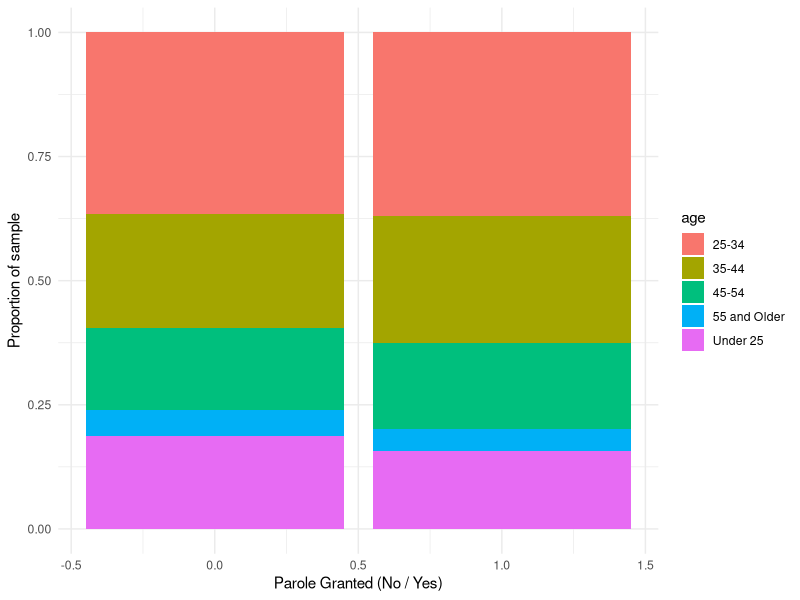
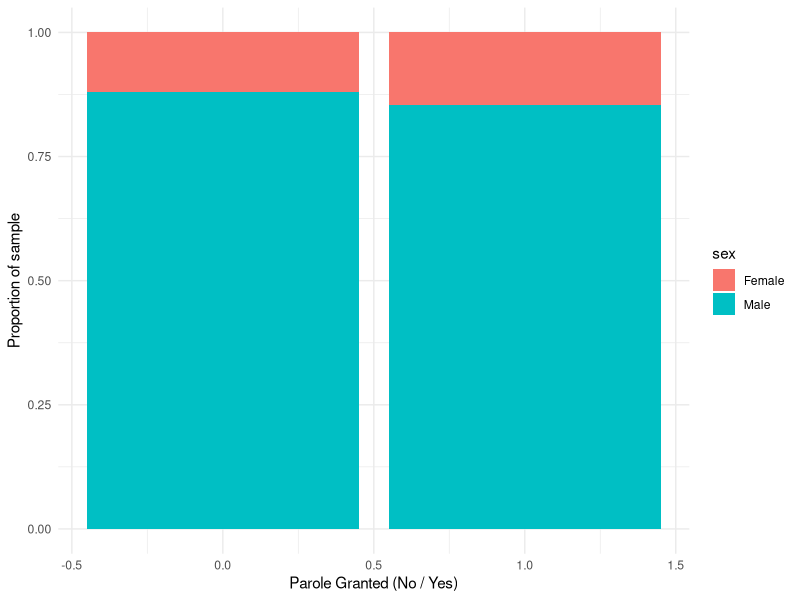
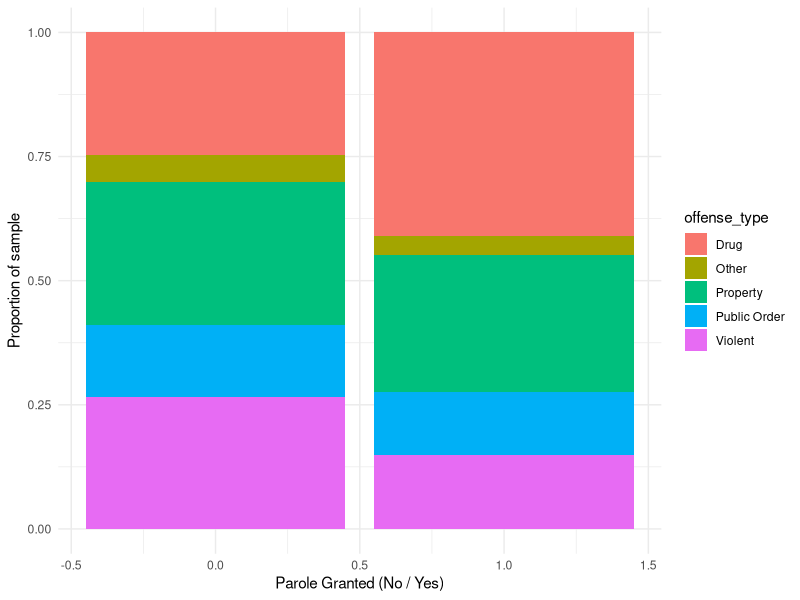
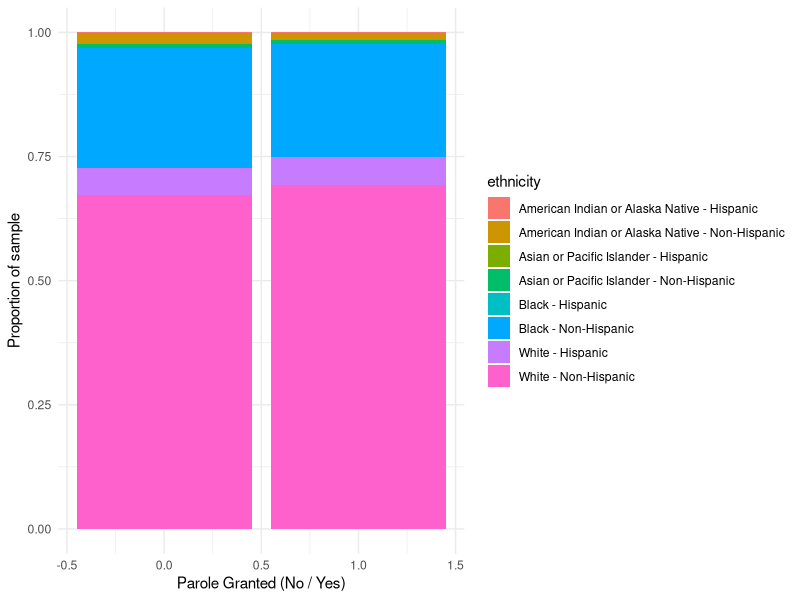
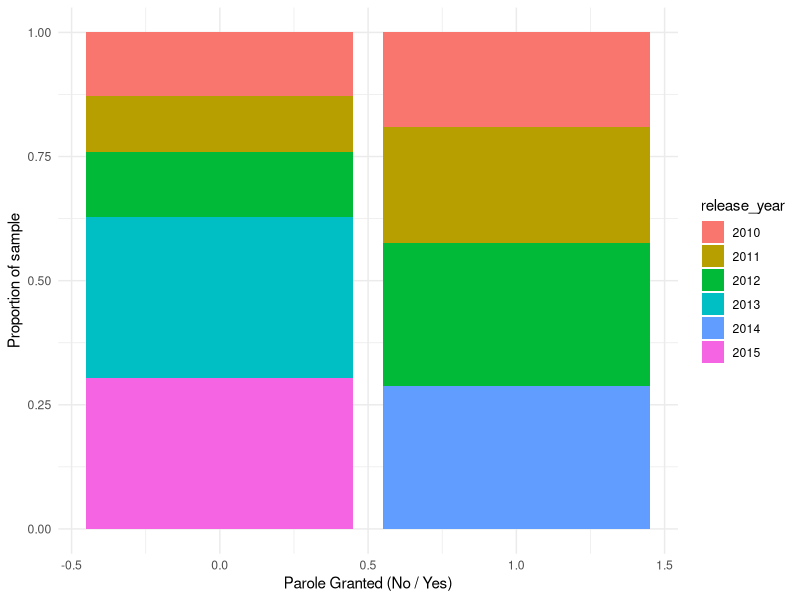
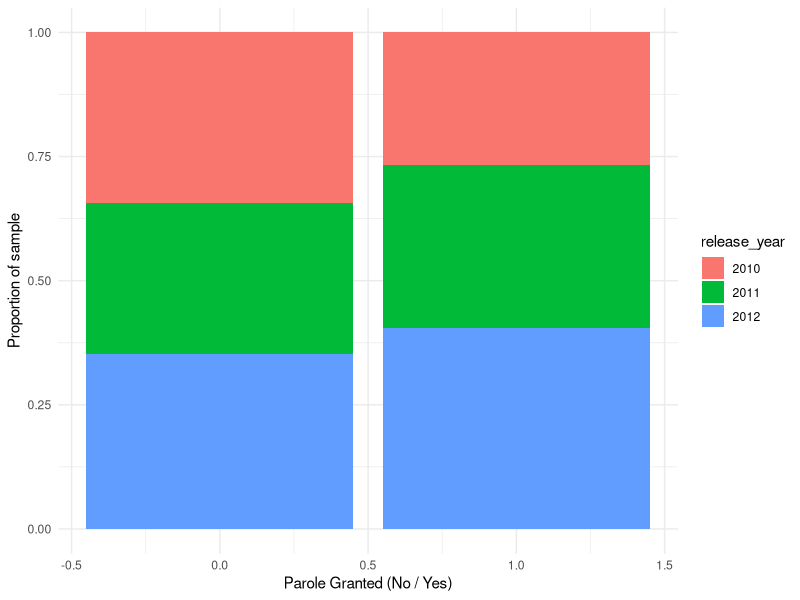

Write the R code that produced these figures, in order. (Note: this script raises an error after producing the figures.)
library(tidyverse)
library(broom)
library(dplyr)
library(knitr)
library(formattable)

# load in data
# make sure working directory is set to folder containing the file
recidivism_data <- read.csv("3-Year_Recidivism_for_Offenders_Released_from_Prison_in_Iowa.csv")

#rename some columns so they're easier to work with
names(recidivism_data)[names(recidivism_data) == "Return.to.Prison"] <- "recidivist"
names(recidivism_data)[names(recidivism_data) == "Race...Ethnicity"] <- "ethnicity"
names(recidivism_data)[names(recidivism_data) == "Convicting.Offense.Classification"] <- "offense_class"
names(recidivism_data)[names(recidivism_data) == "Offense.Type"] <- "offense_type"
names(recidivism_data)[names(recidivism_data) == "Offense.Subtype"] <- "offense_subtype"
names(recidivism_data)[names(recidivism_data) == "Main.Supervising.District"] <- "district"
names(recidivism_data)[names(recidivism_data) == "Release.Type"] <- "release_type"
names(recidivism_data)[names(recidivism_data) == "Age.At.Release"] <- "age"
names(recidivism_data)[names(recidivism_data) == "Fiscal.Year.Released"] <- "release_year"
names(recidivism_data)[names(recidivism_data) == "Sex"] <- "sex"

# turn missing and false NA values into NAs, then remove NAs
recidivism_data[recidivism_data == ""] <- NA
recidivism_data[recidivism_data == "N/A -"] <- NA
drop_na(recidivism_data, recidivist, release_type, age, sex, ethnicity, offense_type, offense_subtype)

# Remove unclear ethnicity values
recidivism_data <- subset(recidivism_data, ethnicity != "White -" )
recidivism_data <- subset(recidivism_data, ethnicity != "Black -" )

# define parole, full_sentence and special sentence dummy variables
recidivism_data <- recidivism_data %>%
  mutate(parole = ifelse(release_type == "Parole", 1, 0))

recidivism_data <- recidivism_data %>%
  mutate(full_sentence = ifelse(release_type == "Discharged End of Sentence", 1, 0))

recidivism_data <- recidivism_data %>%
  mutate(special_sentence = ifelse(release_type == "Special Sentence", 1, 0))

# figure out which split makes more sense based on sample sizes
count(recidivism_data, parole == 1)
count(recidivism_data, full_sentence == 1)
count(recidivism_data, special_sentence == 1)

# establish control and treatment groups are similar

# distribution: age
ggplot(data = recidivism_data) +
    geom_bar(
        mapping = aes(x = parole, fill = age),
        position = "fill"
        ) + 
    labs(
        x = "Parole Granted (No / Yes)",
        y = "Proportion of sample"
        ) +
    theme_minimal()

# distribution: sex
ggplot(data = recidivism_data) +
  geom_bar(
    mapping = aes(x = parole, fill = sex),
    position = "fill"
  ) + 
  labs(
    x = "Parole Granted (No / Yes)",
    y = "Proportion of sample"
  ) +
  theme_minimal()

# distribution: offense_type
ggplot(data = recidivism_data) +
  geom_bar(
      mapping = aes(x = parole, fill = offense_type), 
      position = "fill"
      ) + 
  labs(
    x = "Parole Granted (No / Yes)",
    y = "Proportion of sample"
    ) +
  theme_minimal()

# distribution: ethnicity
ggplot(data = recidivism_data) +
  geom_bar(
    mapping = aes(x = parole, fill = ethnicity),
    position = "fill"
    ) + 
  labs(
    x = "Parole Granted (No / Yes)",
    y = "Proportion of sample"
    ) +
  theme_minimal()

# distribution: release year
recidivism_data$release_year <- as.factor(recidivism_data$release_year)

ggplot(data = recidivism_data) +
  geom_bar(
    mapping = aes(x = parole, fill = release_year),
    position = "fill"
    ) +
  labs(
    x = "Parole Granted (No / Yes)",
    y = "Proportion of sample"
    ) +
  theme_minimal()

# filter to releas years in common to both groups
recidivism_data <- filter(recidivism_data, release_year == "2010" | release_year == "2011" | release_year == "2012")

# replot release year
recidivism_data$release_year <- as.factor(recidivism_data$release_year)

ggplot(data = recidivism_data) +
  geom_bar(
    mapping = aes(x = parole, fill = release_year),
    position = "fill"
  ) +
  labs(
    x = "Parole Granted (No / Yes)",
    y = "Proportion of sample"
  ) +
  theme_minimal()

# calculate recidivism rate for parole vs non-parole groups

# calulate for parole group
parole <- filter(recidivism_data, parole == 1)
parole_recidivist <- filter(parole, recidivist == "Yes")

n_parole <- nrow(parole)
n_parole_recividist <- nrow(parole_recidivist)

recid_rate_parole <- round((n_parole_recividist / n_parole), digits = 3)

# calculate for non-parole group
no_parole <- filter(recidivism_data, parole == 0)
no_parole_recidivist <- filter(no_parole, recidivist == "Yes")

n_no_parole <-nrow(no_parole)
n_no_parole_recidivist <- nrow(no_parole_recidivist)

recid_rate_no_parole <- round((n_no_parole_recidivist / n_no_parole), digits = 3)

summary <- data.frame(recid_rate_no_parole, recid_rate_parole)
summary <- mutate(summary, delta = recid_rate_parole - recid_rate_no_parole)
kable(summary, caption = "Parole rates - full smaple", col.names = c("Non-parole", "Parole", "Delta"))

# chi squared test
chi_col1 <- c("Non-recidivist", "Recidivist", "Total")
chi_col2 <- c((n_no_parole - n_no_parole_recidivist), n_no_parole_recidivist, n_no_parole)
chi_col3 <- c((n_parole - n_parole_recividist), n_parole_recividist, n_parole)
chi_col4 <- c(((n_no_parole - n_no_parole_recidivist) + (n_parole - n_parole_recividist)), (n_parole_recividist + n_no_parole_recidivist), nrow(recidivism_data))
chi_table <- data.frame(chi_col1, chi_col2, chi_col3, chi_col4)
kable(chi_table, caption = "Frequency matrix for chi-squared test", col.names = c("", "Non-Parole", "Parole", "Total"))

chisq.test(recidivism_data$parole, recidivism_data$recidivist) %>% tidy()

# calculate rates for variables of interest

# sex - parole
n_parole_sex_m <- nrow(filter(parole, sex == "Male"))
n_parole_sex_f <- nrow(filter(parole, sex == "Female"))

recid_parole_m <- round((nrow(filter(parole, sex =="Male" & recidivist == "Yes")) / n_parole_sex_m), digits = 3)
recid_parole_f <- round((nrow(filter(parole, sex == "Female" & recidivist == "Yes")) / n_parole_sex_f), digits = 3) 

# sex - no parole
n_no_parole_sex_m <- nrow(filter(no_parole, sex == "Male"))
n_no_parole_sex_f <- nrow(filter(no_parole, sex == "Female"))

recid_no_parole_sex_m <- round((nrow(filter(no_parole, sex =="Male" & recidivist == "Yes")) / n_no_parole_sex_m), digits = 3)
recid_no_parole_sex_f <- round((nrow(filter(no_parole, sex =="Female" &  recidivist == "Yes")) / n_no_parole_sex_m), digits = 3)

# sex - summary
sex_rows <- c("Male", "Female")
sex_no_parole_rates <- c(recid_no_parole_sex_m, recid_no_parole_sex_f)
sex_parole_rates <- c(recid_parole_m, recid_parole_f)
sex_summary <- mutate(sex_summary, delta = sex_parole_rates - sex_no_parole_rates)
kable(sex_summary, caption = "Recidivism rates for non-parole / parole groups by sex", col.names = c("Sex", "No Parole", "Parole", "Delta"))

# release year - parole
n_parole_release_year_2010 <- nrow(filter(parole, release_year == "2010"))
n_parole_release_year_2011 <- nrow(filter(parole, release_year == "2011"))
n_parole_release_year_2012 <- nrow(filter(parole, release_year == "2012"))

recid_parole_2010 <- round((nrow(filter(parole, release_year == "2010" & recidivist == "Yes")) / n_parole_release_year_2010), digits = 3)
recid_parole_2011 <- round((nrow(filter(parole, release_year == "2011" & recidivist == "Yes")) / n_parole_release_year_2011), digits = 3)
recid_parole_2012 <- round((nrow(filter(parole, release_year == "2012" & recidivist == "Yes")) / n_parole_release_year_2012), digit = 3)

# release year - no parole
n_no_parole_release_year_2010 <- nrow(filter(no_parole, release_year == "2010"))
n_no_parole_release_year_2011 <- nrow(filter(no_parole, release_year == "2011"))
n_no_parole_release_year_2012 <- nrow(filter(no_parole, release_year == "2012"))

recid_no_parole_2010 <- round((nrow(filter(no_parole, release_year == "2010" & recidivist == "Yes")) / n_no_parole_release_year_2010), digits = 3)
recid_no_parole_2011 <- round((nrow(filter(no_parole, release_year == "2011" & recidivist == "Yes")) / n_no_parole_release_year_2011), digits = 3)
recid_no_parole_2012 <- round((nrow(filter(no_parole, release_year == "2012" & recidivist == "Yes")) / n_no_parole_release_year_2012), digits = 3)

# release year summary
year_rows <- c("2010", "2011", "2012")
year_no_parole_rates <- c(recid_no_parole_2010, recid_no_parole_2011, recid_no_parole_2012)
year_parole_rates <- c(recid_parole_2010, recid_parole_2011, recid_parole_2012)
year_summary <- data.frame(year_rows, year_no_parole_rates, year_parole_rates)
year_summary <- mutate(year_summary, delta = year_parole_rates - year_no_parole_rates)
kable(year_summary, caption = "Recidivism rates for non-parole / parole groups by release year", col.names = c("Release Year", "No Parole Group", "Parole Group", "Delta"))

# offense type - parole
n_parole_offense_drug <- nrow(filter(parole, offense_type == "Drug"))
n_parole_offense_property <- nrow(filter(parole, offense_type == "Property"))
n_parole_offense_public_order <- nrow(filter(parole, offense_type == "Public Order"))
n_parole_offense_violent <- nrow(filter(parole, offense_type == "Violent"))
n_parole_offense_other <- nrow(filter(parole, offense_type == "Other"))

recid_parole_drug <- round((nrow(filter(parole, offense_type == "Drug" & recidivist == "Yes")) / n_parole_offense_drug), digits = 3)
recid_parole_property <- round((nrow(filter(parole, offense_type == "Property" & recidivist == "Yes")) / n_parole_offense_property), digits = 3)
recid_parole_public_order <- round((nrow(filter(parole, offense_type == "Public Order" & recidivist == "Yes")) / n_parole_offense_public_order), digits = 3)
recid_parole_violent <- round((nrow(filter(parole, offense_type == "Violent" & recidivist == "Yes")) / n_parole_offense_violent), digits = 3)
recid_parole_other <- round((nrow(filter(parole, offense_type == "Other" & recidivist == "Yes")) / n_parole_offense_drug), digits = 3)

# offense_type - no parole
n_no_parole_offense_drug <- nrow(filter(no_parole, offense_type == "Drug"))
n_no_parole_offense_property <- nrow(filter(no_parole, offense_type == "Property"))
n_no_parole_offense_public_order <- nrow(filter(no_parole, offense_type == "Public Order"))
n_no_parole_offense_violent <- nrow(filter(no_parole, offense_type == "Violent"))
n_no_parole_offense_other <- nrow(filter(no_parole, offense_type == "Other"))

recid_no_parole_drug <- round((nrow(filter(no_parole, offense_type == "Drug" & recidivist == "Yes")) / n_no_parole_offense_drug), digits = 3)
recid_no_parole_property <- round((nrow(filter(no_parole, offense_type == "Property" & recidivist == "Yes")) / n_no_parole_offense_property), digits = 3)
recid_no_parole_public_order <- round((nrow(filter(no_parole, offense_type == "Public Order" & recidivist == "Yes")) / n_no_parole_offense_public_order), digits = 3)
recid_no_parole_violent <- round((nrow(filter(no_parole, offense_type == "Violent" & recidivist == "Yes")) / n_no_parole_offense_violent), digits = 3)
recid_no_parole_other <- round((nrow(filter(no_parole, offense_type == "Other" & recidivist == "Yes")) / n_no_parole_offense_drug), digits = 3)

# offense type summary
offense_rows <- c("Drug", "Property", "Public Order", "Violent", "Other")
offense_no_parole_rates <- c(recid_no_parole_drug, recid_no_parole_property, recid_no_parole_public_order, recid_no_parole_violent, recid_no_parole_other)
offense_parole_rates <- c(recid_parole_drug, recid_parole_property, recid_parole_public_order, recid_parole_violent, recid_parole_other)
offense_summary <- data.frame(offense_rows, offense_no_parole_rates, offense_parole_rates)
offense_summary <- mutate(offense_summary, delta = offense_parole_rates - offense_no_parole_rates)
kable(offense_summary, caption = "Recidivism rates in non-parole / parole groups by Offense Type", col.names = c("Offense Type", "No Parole Group", "Parole Group", "Delta"))

# age - parole
n_parole_age_under25 <- nrow(filter(parole, age == "Under 25"))
n_parole_age_25_34 <- nrow(filter(parole, age == "25-34"))
n_parole_age_35_44 <- nrow(filter(parole, age == "35-44"))
n_parole_age_45_54 <- nrow(filter(parole, age == "45-54"))
n_parole_age_55_older <- nrow(filter(parole, age == "55 and Older"))

recid_parole_age_under25 <- round((nrow(filter(parole, age == "Under 25" & recidivist == "Yes")) / n_parole_age_under25), digits = 3)
recid_parole_age_25_34 <- round((nrow(filter(parole, age == "25-34" & recidivist == "Yes")) / n_parole_age_25_34), digits = 3)
recid_parole_age_35_44 <- round((nrow(filter(parole, age == "35-44" & recidivist == "Yes")) / n_parole_age_35_44), digits = 3)
recid_parole_age_45_54 <- round((nrow(filter(parole, age == "45-54" & recidivist == "Yes")) / n_parole_age_45_54), digits = 3)
recid_parole_age_55_older <- round((nrow(filter(parole, age == "55 and Older" & recidivist == "Yes")) / n_parole_age_55_older), digits = 3)

# age - no parole
n_no_parole_age_under25 <- nrow(filter(no_parole, age == "Under 25"))
n_no_parole_age_25_34 <- nrow(filter(no_parole, age == "25-34"))
n_no_parole_age_35_44 <- nrow(filter(no_parole, age == "35-44"))
n_no_parole_age_45_54 <- nrow(filter(no_parole, age == "45-54"))
n_no_parole_age_55_older <- nrow(filter(no_parole, age == "55 and Older"))

recid_no_parole_age_under25 <- round((nrow(filter(no_parole, age == "Under 25" & recidivist == "Yes")) / n_no_parole_age_under25), digits = 3)
recid_no_parole_age_25_34 <- round((nrow(filter(no_parole, age == "25-34" & recidivist == "Yes")) / n_no_parole_age_25_34), digits = 3)
recid_no_parole_age_35_44 <- round((nrow(filter(no_parole, age == "35-44" & recidivist == "Yes")) / n_no_parole_age_35_44), digits = 3)
recid_no_parole_age_45_54 <- round((nrow(filter(no_parole, age == "45-54" & recidivist == "Yes")) / n_no_parole_age_45_54), digits = 3)
recid_no_parole_age_55_older <- round((nrow(filter(no_parole, age == "55 and Older" & recidivist == "Yes")) / n_no_parole_age_55_older), digits = 3)

# age summary
age_rows <- c("Under 25", "25-34", "35-44", "44-54", "55 and Older")
age_no_parole_rates <- c(recid_no_parole_age_under25, recid_no_parole_age_25_34, recid_no_parole_age_35_44, recid_no_parole_age_45_54, recid_no_parole_age_55_older)
age_parole_rates <- c(recid_parole_age_under25, recid_parole_age_25_34, recid_parole_age_35_44, recid_parole_age_45_54, recid_parole_age_55_older)
age_summary <- data.frame(age_rows, age_no_parole_rates, age_parole_rates)
age_summary <- mutate(age_summary, delta = age_parole_rates - age_no_parole_rates)
kable(age_summary, caption = "Recidivism rates for non-parole / parole groups by age", col.names = c("Age Range", "Non-parole", "Parole", "Delta"))

# ethnicity - parole

n_parole_native_hispanic <- nrow(filter(parole, ethnicity == "American Indian or Alaska Native - Hispanic"))
n_parole_native_nonhispanic <- nrow(filter(parole, ethnicity == "American Indian or Alaska Native - Non-Hispanic"))
n_parole_asian_hispanic <- nrow(filter(parole, ethnicity == "Asian or Pacific Islander - Hispanic"))
n_parole_asian_nonhispanic <- nrow(filter(parole, ethnicity == "Asian or Pacific Islander - Non-Hispanic"))
n_parole_black_hispanic <- nrow(filter(parole, ethnicity == "Black - Hispanic"))
n_parole_black_nonhispanic <- nrow(filter(parole, ethnicity == "Black - Non-Hispanic"))
n_parole_white_hispanic <- nrow(filter(parole, ethnicity == "White - Hispanic"))
n_parole_white_nonhispanic <- nrow(filter(parole, ethnicity == "White - Non-Hispanic"))

recid_parole_native_hispanic <- round((nrow(filter(parole, ethnicity == "American Indian or Alaska Native - Hispanic" & recidivist == "Yes")) / n_parole_native_hispanic), digits = 3)
recid_parole_native_nonhispanic <- round((nrow(filter(parole, ethnicity == "American Indian or Alaska Native - Non-Hispanic" & recidivist == "Yes")) / n_parole_native_nonhispanic), digits = 3)
recid_parole_asian_hispanic <- round((nrow(filter(parole, ethnicity == "Asian or Pacific Islander - Hispanic" & recidivist == "Yes")) / n_parole_asian_hispanic), digits = 3)
recid_parole_asian_nonhispanic <- round((nrow(filter(parole, ethnicity == "Asian or Pacific Islander - Non-Hispanic" & recidivist == "Yes")) / n_parole_asian_nonhispanic), digits = 3)
recid_parole_black_hispanic <- round((nrow(filter(parole, ethnicity == "Black - Hispanic" & recidivist == "Yes")) / n_parole_black_hispanic), digits = 3)
recid_parole_black_nonhispanic <- round((nrow(filter(parole, ethnicity == "Black - Non-Hispanic" & recidivist == "Yes")) / n_parole_black_nonhispanic), digits = 3)
recid_parole_white_hispanic <- round((nrow(filter(parole, ethnicity == "White - Hispanic" & recidivist == "Yes")) / n_parole_white_hispanic), digits = 3)
recid_parole_white_nonhispanic <- round((nrow(filter(parole, ethnicity == "White - Non-Hispanic" & recidivist == "Yes")) / n_parole_white_nonhispanic), digits = 3)

# ethnicity - no parole

n_no_parole_native_hispanic <- nrow(filter(no_parole, ethnicity == "American Indian of Alaska Native - Hispanic"))
n_no_parole_native_nonhispanic <- nrow(filter(no_parole, ethnicity == "American Indian of Alaska Native - Non-Hispanic"))
n_no_parole_asian_hispanic <- nrow(filter(no_parole, ethnicity == "Asian or Pacific Islander - Hispanic"))
n_no_parole_asian_nonhispanic <- nrow(filter(no_parole, ethnicity == "Asian or Pacific Islander - Non-Hispanic"))
n_no_parole_black_hispanic <- nrow(filter(no_parole, ethnicity == "Black - Hispanic"))
n_no_parole_black_nonhispanic <- nrow(filter(no_parole, ethnicity == "Black - Non-Hispanic"))
n_no_parole_white_hispanic <- nrow(filter(no_parole, ethnicity == "White - Hispanic"))
n_no_parole_white_nonhispanic <- nrow(filter(no_parole, ethnicity == "White - Non-Hispanic"))

recid_no_parole_native_hispanic <- round((nrow(filter(no_parole, ethnicity == "American Indian of Alaska Native - Hispanic" & recidivist == "Yes")) / n_parole_native_hispanic), digits = 3)
recid_no_parole_native_nonhispanic <- round((nrow(filter(no_parole, ethnicity == "American Indian of Alaska Native - Non-Hispanic" & recidivist == "Yes")) / n_parole_native_nonhispanic), digits = 3)
recid_no_parole_asian_hispanic <- round((nrow(filter(no_parole, ethnicity == "Asian or Pacific Islander - Hispanic" & recidivist == "Yes")) / n_parole_asian_hispanic), digits = 3)
recid_no_parole_asian_nonhispanic <- round((nrow(filter(no_parole, ethnicity == "Asian or Pacific Islander - Non-Hispanic" & recidivist == "Yes")) / n_parole_asian_nonhispanic), digits = 3)
recid_no_parole_black_hispanic <- round((nrow(filter(no_parole, ethnicity == "Black - Hispanic" & recidivist == "Yes")) / n_parole_black_hispanic), digits = 3)
recid_no_parole_black_nonhispanic <- round((nrow(filter(no_parole, ethnicity == "Black - Non-Hispanic" & recidivist == "Yes")) / n_parole_black_nonhispanic), digits = 3)
recid_no_parole_white_hispanic <- round((nrow(filter(no_parole, ethnicity == "White - Hispanic" & recidivist == "Yes")) / n_parole_white_hispanic), digits = 3)
recid_no_parole_white_nonhispanic <- round((nrow(filter(no_parole, ethnicity == "White - Non-Hispanic" & recidivist == "Yes")) / n_parole_white_nonhispanic), digits = 3)

# ethnicity summary
ethnicity_rows <- c("American Indian of Alaska Native - Hispanic", "American Indian of Alaska Native - Non-Hispanic", "Asian or Pacific Islander - Hispanic", "Asian or Pacific Islander - Non-Hispanic", "Black - Hispanic", "Black - Non-Hispanic", "White - Hispanic", "White - Non-Hispanic")
ethnicity_no_parole_rates <- c(recid_no_parole_native_hispanic, recid_no_parole_native_nonhispanic, recid_no_parole_asian_hispanic, recid_no_parole_asian_nonhispanic, recid_no_parole_black_hispanic, recid_no_parole_black_nonhispanic, recid_no_parole_white_hispanic, recid_no_parole_white_nonhispanic)
ethnicity_parole_rates <- c(recid_parole_native_hispanic, recid_parole_native_nonhispanic, recid_parole_asian_hispanic, recid_parole_asian_nonhispanic, recid_parole_black_hispanic, recid_parole_black_nonhispanic, recid_parole_white_hispanic, recid_parole_white_nonhispanic)
ethnicity_summary <- data.frame(ethnicity_rows, ethnicity_no_parole_rates, ethnicity_parole_rates)
ethnicity_summary <- mutate(ethnicity_summary, delta = ethnicity_parole_rates - ethnicity_no_parole_rates)
kable(ethnicity_summary, caption = "Recidivism rates for non-parole / parole groups by ethnicity", col.names = c("Ethnicity", "Non-parole", "Parole", "Delta"))

# package citations
citation("tidyverse")
citation("broom")
citation("dplyr")
citation("knitr")
citation("formattable")
